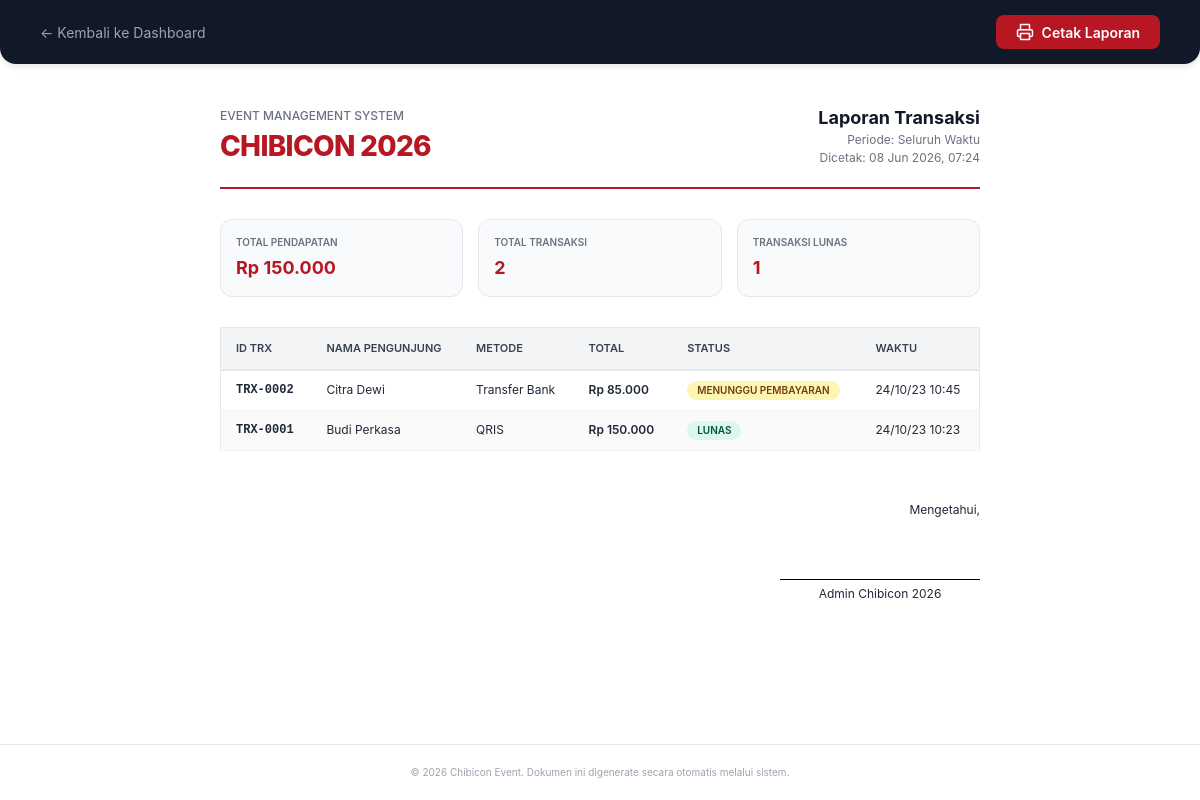
The app's page /admin/report.php (signed in) with its own data.
### tables this page shows
CREATE TABLE Transaksi (
    id INT AUTO_INCREMENT PRIMARY KEY,
    tgl_wkt_transaksi TIMESTAMP DEFAULT CURRENT_TIMESTAMP,
    total DECIMAL(12,2) NOT NULL,
    metode_pembayaran_id INT,
    status_pembayaran_id INT,
    pengunjung_id INT,
    panitia_id INT,
    FOREIGN KEY (metode_pembayaran_id) REFERENCES Metode_Pembayaran(id),
    FOREIGN KEY (status_pembayaran_id) REFERENCES Status_Pembayaran(id),
    FOREIGN KEY (pengunjung_id) REFERENCES Pengunjung(id),
    FOREIGN KEY (panitia_id) REFERENCES Panitia(id)
);

CREATE TABLE Pengunjung (
    id INT AUTO_INCREMENT PRIMARY KEY,
    nomor_identitas VARCHAR(50) NOT NULL,
    nama_lengkap VARCHAR(150) NOT NULL,
    email VARCHAR(100),
    telepon VARCHAR(20),
    tgl_wkt_daftar TIMESTAMP DEFAULT CURRENT_TIMESTAMP
);

CREATE TABLE Metode_Pembayaran (
    id INT AUTO_INCREMENT PRIMARY KEY,
    nama_metode VARCHAR(50) NOT NULL
);

CREATE TABLE Status_Pembayaran (
    id INT AUTO_INCREMENT PRIMARY KEY,
    nama_status VARCHAR(50) NOT NULL
);

### admin/report.php (the view, shortened to what this page needs)
<?php
require_once __DIR__ . '/../config/db.php';
$stmt = $db->query("
    SELECT
        CONCAT('TRX-', LPAD(t.id, 4, '0')) as trx_code,
        p.nama_lengkap as visitor_name,
        t.total as amount,
        sp.nama_status as status,
        mp.nama_metode as payment_method,
        t.tgl_wkt_transaksi as time
    FROM Transaksi t
    LEFT JOIN Pengunjung p ON t.pengunjung_id = p.id
    LEFT JOIN Status_Pembayaran sp ON t.status_pembayaran_id = sp.id
    LEFT JOIN Metode_Pembayaran mp ON t.metode_pembayaran_id = mp.id
    ORDER BY t.tgl_wkt_transaksi DESC
");
$all_trx = $stmt->fetchAll();
$total_rev = $db->query("SELECT SUM(t.total) as t FROM Transaksi t JOIN Status_Pembayaran sp ON t.status_pembayaran_id = sp.id WHERE sp.nama_status = 'Lunas'")->fetch()['t'] ?? 0;
$total_trx = count($all_trx);
$total_lunas = $db->query("SELECT COUNT(*) as t FROM Transaksi t JOIN Status_Pembayaran sp ON t.status_pembayaran_id = sp.id WHERE sp.nama_status = 'Lunas'")->fetch()['t'] ?? 0;
?>
<!DOCTYPE html>
<html lang="id">
<head>
</head>
<body>
    <div class="toolbar no-print">
        <a href="dashboard.php" class="btn-back">← Kembali ke Dashboard</a>
        <button onclick="window.print()" class="btn-print">
            Cetak Laporan
        </button>
    </div>
    <div style="max-width: 800px; margin: 0 auto; padding: 0 20px;">
        <div class="header">
            <div class="logo-area">
                <p>Event Management System</p>
                <h1>CHIBICON 2026</h1>
            </div>
            <div class="report-info">
                <h2>Laporan Transaksi</h2>
                <p>Periode: Seluruh Waktu</p>
                <p>Dicetak: <?= date('d M Y, H:i') ?></p>
            </div>
        </div>
        <div class="summary-grid">
            <div class="summary-card">
                <div class="label">Total Pendapatan</div>
                <div class="value">Rp <?= number_format($total_rev, 0, ',', '.') ?></div>
            </div>
            <div class="summary-card">
                <div class="label">Total Transaksi</div>
                <div class="value"><?= number_format($total_trx) ?></div>
            </div>
            <div class="summary-card">
                <div class="label">Transaksi Lunas</div>
                <div class="value"><?= number_format($total_lunas) ?></div>
            </div>
        </div>
        <table>
            <thead>
                <tr>
                    <th>ID TRX</th>
                    <th>Nama Pengunjung</th>
                    <th>Metode</th>
                    <th>Total</th>
                    <th>Status</th>
                    <th>Waktu</th>
                </tr>
            </thead>
            <tbody>
                <?php foreach ($all_trx as $row): ?>
                <tr>
                    <td style="font-family: monospace; font-weight: 600;"><?= htmlspecialchars($row['trx_code']) ?></td>
                    <td><?= htmlspecialchars($row['visitor_name']) ?></td>
                    <td><?= htmlspecialchars($row['payment_method']) ?></td>
                    <td style="font-weight: 600;">Rp <?= number_format($row['amount'], 0, ',', '.') ?></td>
                    <td>
                        <?php
                        $status_class = 'badge-pending';
                        if ($row['status'] === 'Lunas') $status_class = 'badge-lunas';
                        ?>
                        <span class="badge <?= $status_class ?>"><?= htmlspecialchars($row['status']) ?></span>
                    </td>
                    <td><?= date('d/m/y H:i', strtotime($row['time'])) ?></td>
                </tr>
                <?php endforeach; ?>
            </tbody>
        </table>
        <div style="margin-top: 50px; text-align: right; font-size: 12px;">
            <p>Mengetahui,</p>
            <div style="margin-top: 60px;">
                <div style="display: inline-block; width: 200px; border-top: 1px solid #000; padding-top: 5px; text-align: center;">
                    Admin Chibicon 2026
                </div>
            </div>
        </div>
        <div class="footer">
            &copy; 2026 Chibicon Event. Dokumen ini digenerate secara otomatis melalui sistem.
        </div>
    </div>
</body>
</html>

### admin/report.php (style rules this page uses)
* { margin: 0; padding: 0; box-sizing: border-box; font-family: 'Inter', 'Segoe UI', Helvetica, Arial, sans-serif; }
body { padding: 0; color: #1f2937; background: #fff; line-height: 1.5; }
.header { border-bottom: 2px solid #b61722; padding-bottom: 20px; margin-bottom: 30px; display: flex; justify-content: space-between; align-items: flex-end; }
.logo-area h1 { color: #b61722; font-size: 28px; font-weight: 800; letter-spacing: -0.025em; }
.logo-area p { color: #6b7280; font-size: 12px; font-weight: 500; text-transform: uppercase; }
.report-info { text-align: right; }
.report-info h2 { font-size: 18px; font-weight: 700; color: #111827; }
.report-info p { font-size: 12px; color: #6b7280; }
.summary-grid { display: flex; gap: 15px; margin-bottom: 30px; }
.summary-card { flex: 1; border: 1px solid #e5e7eb; border-radius: 12px; padding: 15px; background: #f9fafb; }
.summary-card .label { font-size: 10px; font-weight: 600; color: #6b7280; text-transform: uppercase; margin-bottom: 4px; }
.summary-card .value { font-size: 18px; font-weight: 700; color: #b61722; }
table { width: 100%; border-collapse: collapse; margin-bottom: 30px; border: 1px solid #e5e7eb; }
thead th { background: #f3f4f6; color: #374151; padding: 12px 15px; text-align: left; font-size: 11px; font-weight: 600; text-transform: uppercase; border-bottom: 2px solid #e5e7eb; }
tbody td { padding: 10px 15px; font-size: 12px; border-bottom: 1px solid #f3f4f6; }
tbody tr:nth-child(even) { background-color: #fafafa; }
.badge { display: inline-block; padding: 2px 10px; border-radius: 9999px; font-size: 10px; font-weight: 600; text-transform: uppercase; }
.badge-lunas { background-color: #def7ec; color: #03543f; }
.badge-pending { background-color: #fdf6b2; color: #723b1a; }
.footer { position: fixed; bottom: 0; left: 0; right: 0; padding: 20px 0; border-top: 1px solid #e5e7eb; text-align: center; font-size: 10px; color: #9ca3af; }
.toolbar { background: #111827; color: #fff; padding: 15px 40px; display: flex; justify-content: space-between; align-items: center; margin-bottom: 40px; border-radius: 0 0 16px 16px; box-shadow: 0 4px 6px -1px rgba(0, 0, 0, 0.1); }
.btn-print { background: #b61722; color: #fff; border: none; padding: 8px 20px; border-radius: 8px; font-size: 14px; font-weight: 600; cursor: pointer; display: flex; align-items: center; gap: 8px; transition: background 0.2s; }
.btn-back { color: #9ca3af; text-decoration: none; font-size: 14px; transition: color 0.2s; }

### records on screen
transaksi: trx_code "TRX-0002", pengunjung.nama_lengkap "Citra Dewi", metode_pembayaran.nama_metode "Transfer Bank", total "85.000", status_pembayaran.nama_status "MENUNGGU PEMBAYARAN", tgl_wkt_transaksi "24/10/23 10:45"
transaksi: trx_code "TRX-0001", pengunjung.nama_lengkap "Budi Perkasa", metode_pembayaran.nama_metode "QRIS", total "150.000", status_pembayaran.nama_status "LUNAS", tgl_wkt_transaksi "24/10/23 10:23"

### other values on screen
$total_rev "150.000"
$total_trx "2"
$total_lunas "1"
